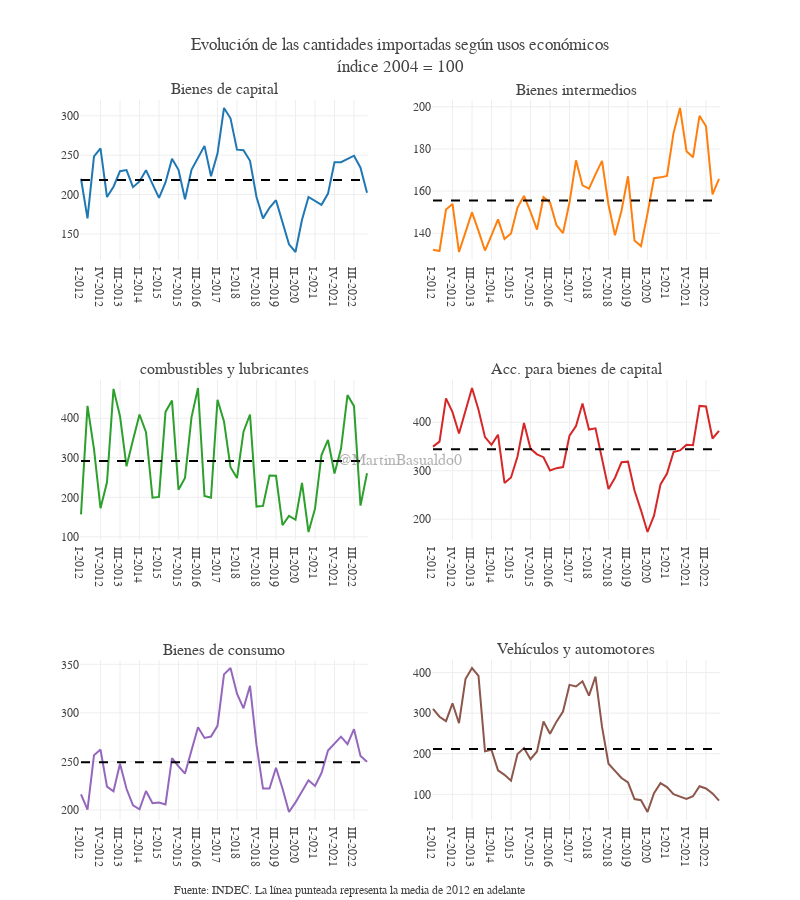

Notebook code cell kept with this figure:
### Code cell
def subplot_indice(anio_desde:str = 2015):
    anio_desde = str(anio_desde)
# Crear el subplot con 2 columnas y 4 filas
    df = wrangling_usos_trim()[f"I-{anio_desde}":]
    q_columns = wrangling_usos_trim().columns[wrangling_usos_trim().columns.str.endswith("q")].drop("ng_q")
    fig = make_subplots(rows=3, cols=2, subplot_titles=["Bienes de capital","Bienes intermedios", "combustibles y lubricantes", "Acc. para bienes de capital", "Bienes de consumo", "Vehículos y automotores"])

    # Crear un bucle para añadir cada subplot
    for i, col in enumerate(q_columns, start=1):
        row = (i-1) // 2 + 1
        column = (i-1) % 2 + 1
        
        # Añadir el trace correspondiente al subplot
        trace = go.Scatter(x=df.index, y=df[col], name=col)
        fig.add_trace(trace, row=row, col=column)
        last_value = df[col].mean()
        fig.add_shape(
            type="line",
            x0=df.index[0],
            x1=df.index[-1],
            y0=last_value,
            y1=last_value,
            line=dict(color=trace.line.color, dash="dash"),
            row=row,
            col=column,
        )

    # Actualizar las propiedades del gráfico
    fig.update_layout(height=900, width=800, title='Evolución de las cantidades importadas según usos económicos<br>índice 2004 = 100', template = None,
                    font_family = "verdana", showlegend = False)
    # fig.update_yaxes(tickformat = ".0%")
    note = f'Fuente: INDEC. La línea punteada representa la media de {anio_desde} en adelante'
    fig.add_annotation(showarrow=False, text=note,font=dict(size=12), xref='paper',x=0.7,yref='paper', y=-0.11, 
                            xanchor='right', yanchor='auto', xshift=0, yshift=0,)

    fig.add_annotation(showarrow=False, text='@MartinBasualdo0', font=dict(size=16), font_family="arial", opacity=0.4,
        xref='paper', yref='paper', x=0.5, y=0.5)

    return fig

subplot_indice(anio_desde=2012)

### Figure 1 — Plotly figure (JSON) as saved in the notebook; plotly's stock layout.template omitted (floating-point values rounded to 4 significant figures)
{"data": [{"name": "bk_q", "type": "scatter", "x": ["I-2012", "II-2012", "III-2012", "IV-2012", "I-2013", "II-2013", "III-2013", "IV-2013", "I-2014", "II-2014", "III-2014", "IV-2014", "I-2015", "II-2015", "III-2015", "IV-2015", "I-2016", "II-2016", "III-2016", "IV-2016", "I-2017", "II-2017", "III-2017", "IV-2017", "I-2018", "II-2018", "III-2018", "IV-2018", "I-2019", "II-2019", "III-2019", "IV-2019", "I-2020", "II-2020", "III-2020", "IV-2020", "I-2021", "II-2021", "III-2021", "IV-2021", "I-2022", "II-2022", "III-2022", "IV-2022", "I-2023"], "xaxis": "x", "y": [220.1, 169.7, 248.5, 258.7, 196.9, 210, 229.8, 231.1, 209.5, 216.7, 231, 213.7, 195.8, 215.4, 245.4, 231.5, 194.2, 231.6, 246.5, 261.9, 223.4, 252.1, 310, 296.9, 257.1, 256.3, 242.9, 197, 169.8, 183.3, 192.9, 165.2, 136.8, 127.1, 168, 197, 192, 187.1, 201.3, 241, 241.2, 245.5, 249.4, 234.2, 202.5], "yaxis": "y"}, {"name": "bi_q", "type": "scatter", "x": ["I-2012", "II-2012", "III-2012", "IV-2012", "I-2013", "II-2013", "III-2013", "IV-2013", "I-2014", "II-2014", "III-2014", "IV-2014", "I-2015", "II-2015", "III-2015", "IV-2015", "I-2016", "II-2016", "III-2016", "IV-2016", "I-2017", "II-2017", "III-2017", "IV-2017", "I-2018", "II-2018", "III-2018", "IV-2018", "I-2019", "II-2019", "III-2019", "IV-2019", "I-2020", "II-2020", "III-2020", "IV-2020", "I-2021", "II-2021", "III-2021", "IV-2021", "I-2022", "II-2022", "III-2022", "IV-2022", "I-2023"], "xaxis": "x2", "y": [132.2, 131.6, 151.2, 153.9, 131.1, 140.7, 149.9, 141.1, 131.8, 139, 146.6, 137.3, 139.9, 152.2, 157.7, 150.1, 141.7, 157.1, 154.6, 143.8, 140.1, 154.6, 174.6, 162.7, 161.1, 167.9, 174.3, 153.5, 139, 150.7, 167, 136.5, 133.9, 149.3, 166.1, 166.5, 167.2, 187.5, 199.4, 178.9, 176, 195.7, 190.7, 158.4, 165.8], "yaxis": "y2"}, {"name": "cyl_q", "type": "scatter", "x": ["I-2012", "II-2012", "III-2012", "IV-2012", "I-2013", "II-2013", "III-2013", "IV-2013", "I-2014", "II-2014", "III-2014", "IV-2014", "I-2015", "II-2015", "III-2015", "IV-2015", "I-2016", "II-2016", "III-2016", "IV-2016", "I-2017", "II-2017", "III-2017", "IV-2017", "I-2018", "II-2018", "III-2018", "IV-2018", "I-2019", "II-2019", "III-2019", "IV-2019", "I-2020", "II-2020", "III-2020", "IV-2020", "I-2021", "II-2021", "III-2021", "IV-2021", "I-2022", "II-2022", "III-2022", "IV-2022", "I-2023"], "xaxis": "x3", "y": [156.7, 431.5, 321.9, 172.4, 237.9, 474.4, 405.2, 278.4, 345.3, 409.6, 364.7, 199.1, 201.1, 416.1, 444.7, 219, 249.2, 402.2, 476.6, 203.3, 198.7, 446.9, 392.1, 276.2, 248.8, 366.2, 409.6, 176.5, 178.2, 255.3, 254.4, 129.3, 153.1, 143.2, 236.3, 112.2, 171.3, 307.1, 345.1, 260.4, 322.6, 458.6, 430.7, 179, 260.9], "yaxis": "y3"}, {"name": "abk_q", "type": "scatter", "x": ["I-2012", "II-2012", "III-2012", "IV-2012", "I-2013", "II-2013", "III-2013", "IV-2013", "I-2014", "II-2014", "III-2014", "IV-2014", "I-2015", "II-2015", "III-2015", "IV-2015", "I-2016", "II-2016", "III-2016", "IV-2016", "I-2017", "II-2017", "III-2017", "IV-2017", "I-2018", "II-2018", "III-2018", "IV-2018", "I-2019", "II-2019", "III-2019", "IV-2019", "I-2020", "II-2020", "III-2020", "IV-2020", "I-2021", "II-2021", "III-2021", "IV-2021", "I-2022", "II-2022", "III-2022", "IV-2022", "I-2023"], "xaxis": "x4", "y": [349.7, 360, 449.2, 420.9, 376.8, 425.3, 470.6, 425.7, 369.2, 353.3, 374.3, 274.8, 286.1, 329.4, 398.5, 345.6, 333.8, 327.9, 300.4, 305.3, 307.5, 372.4, 392.3, 438.7, 384.8, 387.3, 326.6, 262.3, 285.5, 317.4, 318.7, 259.1, 218.3, 173.6, 207.2, 271.8, 294.1, 338.4, 341.8, 353.3, 352.5, 433.6, 432.4, 366.4, 382.2], "yaxis": "y4"}, {"name": "bc_q", "type": "scatter", "x": ["I-2012", "II-2012", "III-2012", "IV-2012", "I-2013", "II-2013", "III-2013", "IV-2013", "I-2014", "II-2014", "III-2014", "IV-2014", "I-2015", "II-2015", "III-2015", "IV-2015", "I-2016", "II-2016", "III-2016", "IV-2016", "I-2017", "II-2017", "III-2017", "IV-2017", "I-2018", "II-2018", "III-2018", "IV-2018", "I-2019", "II-2019", "III-2019", "IV-2019", "I-2020", "II-2020", "III-2020", "IV-2020", "I-2021", "II-2021", "III-2021", "IV-2021", "I-2022", "II-2022", "III-2022", "IV-2022", "I-2023"], "xaxis": "x5", "y": [216.1, 200.3, 256.4, 262.2, 224.1, 219.2, 247.6, 221.8, 204.8, 200.7, 219.5, 206.9, 207.6, 205.7, 253.4, 244.8, 237.6, 262.8, 285.1, 274.2, 275.6, 286.6, 339.6, 346.2, 319.7, 304.7, 327.9, 267, 222, 222.1, 243.4, 222.1, 197.9, 207.8, 219.8, 230.6, 224.7, 238, 261.3, 268.6, 275.5, 267.7, 283.2, 255.6, 249.6], "yaxis": "y5"}, {"name": "vya_q", "type": "scatter", "x": ["I-2012", "II-2012", "III-2012", "IV-2012", "I-2013", "II-2013", "III-2013", "IV-2013", "I-2014", "II-2014", "III-2014", "IV-2014", "I-2015", "II-2015", "III-2015", "IV-2015", "I-2016", "II-2016", "III-2016", "IV-2016", "I-2017", "II-2017", "III-2017", "IV-2017", "I-2018", "II-2018", "III-2018", "IV-2018", "I-2019", "II-2019", "III-2019", "IV-2019", "I-2020", "II-2020", "III-2020", "IV-2020", "I-2021", "II-2021", "III-2021", "IV-2021", "I-2022", "II-2022", "III-2022", "IV-2022", "I-2023"], "xaxis": "x6", "y": [310.3, 291.1, 280.3, 324.2, 275.2, 383.9, 411.1, 391.7, 206, 209.5, 159, 148.1, 133.6, 199.2, 213.9, 186.4, 205.5, 279.2, 249.4, 279, 304, 369.6, 365.7, 378.3, 343.2, 390.1, 266.5, 175.3, 157.8, 140.2, 129.2, 88.4, 85.5, 56.5, 102.9, 127.5, 117.8, 100.2, 94.5, 88.6, 95.4, 120, 114.4, 102.2, 84.6], "yaxis": "y6"}], "layout": {"annotations": [{"font": {"size": 16}, "showarrow": false, "text": "Bienes de capital", "x": 0.225, "xanchor": "center", "xref": "paper", "y": 1, "yanchor": "bottom", "yref": "paper"}, {"font": {"size": 16}, "showarrow": false, "text": "Bienes intermedios", "x": 0.775, "xanchor": "center", "xref": "paper", "y": 1, "yanchor": "bottom", "yref": "paper"}, {"font": {"size": 16}, "showarrow": false, "text": "combustibles y lubricantes", "x": 0.225, "xanchor": "center", "xref": "paper", "y": 0.6111, "yanchor": "bottom", "yref": "paper"}, {"font": {"size": 16}, "showarrow": false, "text": "Acc. para bienes de capital", "x": 0.775, "xanchor": "center", "xref": "paper", "y": 0.6111, "yanchor": "bottom", "yref": "paper"}, {"font": {"size": 16}, "showarrow": false, "text": "Bienes de consumo", "x": 0.225, "xanchor": "center", "xref": "paper", "y": 0.2222, "yanchor": "bottom", "yref": "paper"}, {"font": {"size": 16}, "showarrow": false, "text": "Vehículos y automotores", "x": 0.775, "xanchor": "center", "xref": "paper", "y": 0.2222, "yanchor": "bottom", "yref": "paper"}, {"font": {"size": 12}, "showarrow": false, "text": "Fuente: INDEC. La línea punteada representa la media de 2012 en adelante", "x": 0.7, "xanchor": "right", "xref": "paper", "xshift": 0, "y": -0.11, "yanchor": "auto", "yref": "paper", "yshift": 0}, {"font": {"family": "arial", "size": 16}, "opacity": 0.4, "showarrow": false, "text": "@MartinBasualdo0", "x": 0.5, "xref": "paper", "y": 0.5, "yref": "paper"}], "font": {"family": "verdana"}, "height": 900, "shapes": [{"line": {"dash": "dash"}, "type": "line", "x0": "I-2012", "x1": "I-2023", "xref": "x", "y0": 218.4, "y1": 218.4, "yref": "y"}, {"line": {"dash": "dash"}, "type": "line", "x0": "I-2012", "x1": "I-2023", "xref": "x2", "y0": 155.6, "y1": 155.6, "yref": "y2"}, {"line": {"dash": "dash"}, "type": "line", "x0": "I-2012", "x1": "I-2023", "xref": "x3", "y0": 291.6, "y1": 291.6, "yref": "y3"}, {"line": {"dash": "dash"}, "type": "line", "x0": "I-2012", "x1": "I-2023", "xref": "x4", "y0": 344.3, "y1": 344.3, "yref": "y4"}, {"line": {"dash": "dash"}, "type": "line", "x0": "I-2012", "x1": "I-2023", "xref": "x5", "y0": 249.1, "y1": 249.1, "yref": "y5"}, {"line": {"dash": "dash"}, "type": "line", "x0": "I-2012", "x1": "I-2023", "xref": "x6", "y0": 211.9, "y1": 211.9, "yref": "y6"}], "showlegend": false, "title": {"text": "Evolución de las cantidades importadas según usos económicos<br>índice 2004 = 100"}, "width": 800, "xaxis": {"anchor": "y", "domain": [0, 0.45]}, "xaxis2": {"anchor": "y2", "domain": [0.55, 1]}, "xaxis3": {"anchor": "y3", "domain": [0, 0.45]}, "xaxis4": {"anchor": "y4", "domain": [0.55, 1]}, "xaxis5": {"anchor": "y5", "domain": [0, 0.45]}, "xaxis6": {"anchor": "y6", "domain": [0.55, 1]}, "yaxis": {"anchor": "x", "domain": [0.7778, 1]}, "yaxis2": {"anchor": "x2", "domain": [0.7778, 1]}, "yaxis3": {"anchor": "x3", "domain": [0.3889, 0.6111]}, "yaxis4": {"anchor": "x4", "domain": [0.3889, 0.6111]}, "yaxis5": {"anchor": "x5", "domain": [0, 0.2222]}, "yaxis6": {"anchor": "x6", "domain": [0, 0.2222]}}}
